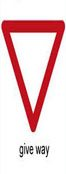
#> input picture 1.jpg, 66 x 174 px
$ python -i project_main.py   (imports and definitions only)
#> lines starting #> are read from the running program, lines starting #| are printed output that depends on the picture; after the words box and inside, x2 and y2 are one past the last pixel; in counts of white or black regions, pixels touching at a corner belong together
import cv2
import sys
import numpy as np
import random

# Image names
images = ["bumpy_road.jpg",
          "dangerous_descendent.jpg",
          "exit.jpg",
          "freeway_entry.jpg",
          "give_way.jpg",
          "go_left.jpg",
          "go_right.jpg",
          "go_straight.jpg",
          "local_destination.jpg",
          "major_road_sign.jpg",
          "no_entry.jpg",
          "no_parking.jpg",
          "stop_sign.jpg",
          "tourist_destination.jpg",
          "traffic_light_ahead.jpg",
          "speed_limit.jpg",
          ]
stage_3_images = ["bumpy_road.png",
                  "give_way.png",
                  "no_parking.png",
                  "stop.png",
                  "tourist_destination.png",
                  "traffic_lights_ahead.png",
                  ]
stage_4_images = ["bumpy_road.png",
                  "circular.png",
                  "sign.png",
                  "traffic.png",
                  ]


class Color:

    def __init__(self, dom_color=None, clrs=[], clrv=[]):
        self.dominant_color = dom_color
        self.colors = clrs
        self.red = clrv[0]
        self.blue = clrv[1]
        self.green = clrv[2]
        self.yellow = clrv[3]
        self.brown = clrv[4]
        self.white = clrv[5]
        self.black = clrv[6]


class Sign:

    def __init__(self, img):
#> called with img = '1.jpg'
        self.image = cv2.imread(img)
#> self.image is the input picture: shape (174, 66, 3); mean B, G, R 209.6, 207.6, 237.3
        self.HSV_img = cv2.cvtColor(self.image, cv2.COLOR_BGR2HSV)
#> self.HSV_img: shape (174, 66, 3); mean H, S, V 64.1, 43.2, 238.2
        self.grey_img = cv2.imread(img, 0)
        self.h = self.image.shape[0]
        self.w = self.image.shape[1]
        self.area = self.h * self.w
        self.findCnts()  # Find the contours of the sign
        self.findShape()
        self.findColours()
        self.findSign()
        self.category_determined = False
        self.type_determined = False

    def findCnts(self):

        # Apply Canny
        self.canned = cv2.Canny(self.grey_img, 150, 150, apertureSize=3)
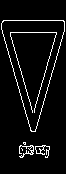
#> self.canned: shape (174, 66); 5.6% white in thin lines or dots, all inside (x1, y1, x2, y2) = (1, 20, 65, 158)

        # Closing structuring element
        kernel = cv2.getStructuringElement(cv2.MORPH_RECT, (2, 2))

        # Close the gaps
        self.closed = cv2.morphologyEx(self.canned, cv2.MORPH_CLOSE, kernel)
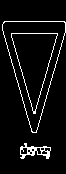
#> self.closed: shape (174, 66); 6.1% white in thin lines or dots, all inside (x1, y1, x2, y2) = (2, 21, 66, 159)

        # Find Contours
        self.contours, self.hierarchy = cv2.findContours(self.closed, cv2.RETR_TREE, cv2.CHAIN_APPROX_SIMPLE)
#> self.contours = 13 contours, 5 with area under 20; largest, box (x1, y1, x2, y2) and area: (2, 21, 66, 133) 3983, (2, 21, 66, 133) 3978, (11, 33, 58, 114) 1908, (11, 33, 58, 112) 1902, (20, 143, 51, 159) 240, (20, 147, 28, 155) 42, (36, 147, 42, 155) 26, (44, 147, 51, 152) 21; self.hierarchy = 13 rows, first 6: [9, -1, 1, -1], [2, -1, -1, 0], [3, 1, -1, 0], [4, 2, -1, 0], [5, 3, -1, 0], [6, 4, -1, 0]

        self.removeBorder()

        self.removeText()

    def removeBorder(self):

        # Find the contours from the Canny rather than the closing
        contours, hierarchy = cv2.findContours(self.canned, cv2.RETR_TREE, cv2.CHAIN_APPROX_SIMPLE)
#> contours = 15 contours, 10 with area under 20; largest, box (x1, y1, x2, y2) and area: (1, 20, 65, 132) 3983, (1, 20, 65, 132) 3978, (35, 145, 50, 158) 51, (35, 146, 44, 154) 38, (19, 145, 34, 158) 34

        # Initialize the mask
        no_border = np.zeros(self.grey_img.shape, np.uint8)

        # Find the borders
        for i, h in enumerate(hierarchy[0]):

            cnt = contours[i]

            # Find the area of the contour
            area = cv2.contourArea(cnt)

            if area == 0:
                # Create a mask with the border
                mask = np.zeros(self.grey_img.shape, np.uint8)
                cv2.drawContours(mask, [cnt], 0, 255, -1)

                # Add the border to the main mask
                no_border = cv2.add(no_border, mask)
#> this loop made 15 passes
#> (h, area) on passes 2, 3, 5, 13, 14: ([4, 0, 2, -1], 51), ([3, -1, -1, 1], 38), ([10, 1, 5, -1], 34.5), ([-1, 10, 13, -1], 3983), ([-1, -1, 14, 12], 3978)
#> pass 1, in removeBorder, `no_border = cv2.add(no_border, mask)`:
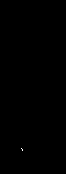
#> no_border: shape (174, 66); 0.03% white in thin lines or dots, all inside (x1, y1, x2, y2) = (21, 148, 23, 151)

        if np.array_equiv(no_border, np.zeros(self.grey_img.shape, np.uint8)):
            pass

        else:
            # Invert thr mask
            no_border_mask = cv2.bitwise_not(no_border)

            # Apply the mask
            no_border_img = cv2.bitwise_and(self.closed, no_border_mask)

            # Change the canned
            self.canned = no_border_img

            # Closing structuring element
            kernel = cv2.getStructuringElement(cv2.MORPH_RECT, (2, 2))
#> kernel = [[1, 1], [1, 1]]

            # Close the gaps
            # self.closed = cv2.morphologyEx(self.canned, cv2.MORPH_CLOSE, kernel)

    def removeText(self):
        # Define the closing structuring element
        kernel_2 = cv2.getStructuringElement(cv2.MORPH_RECT, (3, 3))
#> kernel_2 = [[1, 1, 1], [1, 1, 1], [1, 1, 1]]

        # ----Stage 1----

        # Initialize the mask
        no_text = np.zeros(self.grey_img.shape, np.uint8)

        # Close the main image
        closed_2 = cv2.morphologyEx(self.canned, cv2.MORPH_CLOSE, kernel_2)
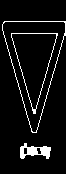
#> closed_2: shape (174, 66); 6.8% white; 3 white regions

        # Find external contours and hierarchy
        contours, hierarchy = cv2.findContours(self.closed, cv2.RETR_EXTERNAL, cv2.CHAIN_APPROX_SIMPLE)
#> contours = 2 contours; box (x1, y1, x2, y2) and area: (2, 21, 66, 133) 3983, (20, 143, 51, 159) 240
        hier = hierarchy[0]

        # Find the text
        for i, h in enumerate(hier):
            cnt = contours[i]
            if cv2.contourArea(cnt) < 0.15 * self.area:
                # Create a mask with the text
                mask = np.zeros(self.grey_img.shape, np.uint8)
                cv2.drawContours(mask, [cnt], 0, 255, -1)
                # Add to the main mask
                no_text = cv2.add(no_text, mask)
#> this loop made 2 passes
#> h on passes 1 to 2: [1, -1, -1, -1], [-1, 0, -1, -1]
#> pass 1, in removeText, `no_text = cv2.add(no_text, mask)`:
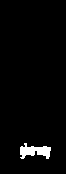
#> no_text: shape (174, 66); 2.5% white; 1 white region, box (x1, y1, x2, y2) and area: (20, 143, 51, 159) 290
        if np.array_equiv(no_text, np.zeros(self.grey_img.shape, np.uint8)):
            # Use the second closing
            self.closed = closed_2

            # Find the contours for the new closed
            self.contours, self.hierarchy = cv2.findContours(self.closed, cv2.RETR_TREE, cv2.CHAIN_APPROX_SIMPLE)
        else:
            # Invert the msak
            no_text_mask = cv2.bitwise_not(no_text)

            # Apply the mask
            no_text_img = cv2.bitwise_and(closed_2, no_text_mask)
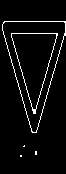
#> no_text_img: shape (174, 66); 4.6% white in thin lines or dots, all inside (x1, y1, x2, y2) = (2, 21, 66, 157)
            # ----Stage 2----

            # Find contours and hierarchy for the new image
            contours, hierarchy = cv2.findContours(no_text_img, cv2.RETR_EXTERNAL, cv2.CHAIN_APPROX_SIMPLE)
#> contours = 4 contours, 3 with area under 20; largest, box (x1, y1, x2, y2) and area: (2, 21, 66, 133) 3986
            hier = hierarchy[0]

            # Initialize the mask
            no_text = np.zeros(self.grey_img.shape, np.uint8)

            # Find the text
            for i, h in enumerate(hier):
                cnt = contours[i]
                if cv2.contourArea(cnt) < 0.02 * self.area:
                    # Create a mask with the text
                    mask = np.zeros(self.grey_img.shape, np.uint8)
                    cv2.drawContours(mask, [cnt], 0, 255, -1)
                    # Add to the main mask
                    no_text = cv2.add(no_text, mask)
#> this loop made 4 passes
#> (h, cnt) on passes 1 to 3: ([1, -1, -1, -1], [[20, 155], [20, 156], [21, 156], [21, 155]]), ([2, 0, -1, -1], [[35, 151], [35, 154], [36, 154], [36, 151]]), ([3, 1, -1, -1], [[24, 145], [23, 146], [24, 146]])
#> pass 3, in removeText, `no_text = cv2.add(no_text, mask)`:
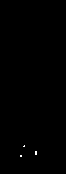
#> no_text: shape (174, 66); 0.13% white in thin lines or dots, all inside (x1, y1, x2, y2) = (20, 145, 37, 157)
                    # pixelpoints = np.transpose(np.nonzero(mask))

            # Invert the mask
            no_text_mask = cv2.bitwise_not(no_text)

            # Apply the mask
            no_text_img = cv2.bitwise_and(no_text_img, no_text_mask)
#> no_text_img: shape (174, 66); 4.4% white in thin lines or dots, all inside (x1, y1, x2, y2) = (2, 21, 66, 133)

            # Use the second closing
            self.closed = no_text_img

            # Find the contours for the new closed
            self.contours, self.hierarchy = cv2.findContours(self.closed, cv2.RETR_TREE, cv2.CHAIN_APPROX_SIMPLE)
#> self.contours = 4 contours; box (x1, y1, x2, y2) and area: (2, 21, 66, 133) 3986, (2, 21, 66, 133) 3978, (11, 33, 58, 114) 1908, (11, 33, 57, 110) 1894; self.hierarchy = [[-1, -1, 1, -1], [-1, -1, 2, 0], [-1, -1, 3, 1], [-1, -1, -1, 2]]

    def findShape(self):
        # Initialise edges value
        self.edges = 0
        try:
            for i, h in enumerate(self.hierarchy[0]):
                # Assign the contour
                cnt = self.contours[i]
                # Find the outer contour
                if h[3] == -1 and h[2] != -1:

                    # Approximate the contour
                    epsilon_1 = 0.025 * cv2.arcLength(cnt, True)
                    approx_1 = cv2.approxPolyDP(cnt, epsilon_1, True)
                    self.edges = len(approx_1)
                    if self.edges == 8:
                        epsilon_2 = 0.01 * cv2.arcLength(cnt, True)
                        approx_2 = cv2.approxPolyDP(cnt, epsilon_2, True)
                        self.edges = len(approx_2)
                    break
#> this loop made 1 pass
#> (h, epsilon_1, approx_1) on pass 1: ([-1, -1, 1, -1], 7.82, [[4, 21], [36, 132], [65, 21]])
        except:
            pass
        if self.edges == 3:
            self.shape = "Triangle"
        elif self.edges == 4:
            self.shape = "Rectangle"
        elif self.edges == 8:
            self.shape = "Octagon"
        elif self.edges > 8:
            self.shape = "Circle"
        else:
            self.shape = "Undetermined"

    def findColours(self):

        red = 0
        yellow = 0
        blue = 0
        brown = 0
        green = 0
        white = 0
        black = 0
        colors = []
        dom_clr = ""
        for i in range(self.h):
            for j in range(self.w):
                point = self.HSV_img[i][j]
                if point[2] < 30:
                    black = black + 1
                elif point[1] < 30:
                    white = white + 1
                elif (5 >= point[0] >= 0) or (180 >= point[0] >= 165):
                    red = red + 1
                elif 15 >= point[0] >= 5:
                    brown = brown + 1
                elif 30 >= point[0] >= 20:
                    yellow = yellow + 1
                elif 85 >= point[0] >= 65:
                    green = green + 1
                elif 150 >= point[0] >= 90:
                    blue = blue + 1
#> after the loop, black = 13; blue = 0; brown = 4; green = 0; red = 2386; white = 9051; yellow = 0

        dominant_color = max(red, brown, yellow, green, blue)
#> dominant_color = 2386

        if dominant_color == red:
            dom_clr = "red"
        elif dominant_color == brown:
            dom_clr = "brown"
        elif dominant_color == yellow:
            dom_clr = "yellow"
        elif dominant_color == green:
            dom_clr = "green"
        elif dominant_color == blue:
            dom_clr = "blue"
        else:
            dom_clr = "not defined"
        if yellow > 0.01 * self.area:
            colors.append("yellow")
        if blue > 0.02 * self.area:
            colors.append("blue")
        if brown > 0.04 * self.area:
            colors.append("brown")
        if green > 0.01 * self.area:
            colors.append("green")
        if red > 0.23 * self.area:
            colors.append("red")
        if 0.4 * self.area > black > 0.015 * self.area:
            colors.append("black")

        clr = Color(dom_clr, colors, [red, blue, green, yellow, brown, white, black])
        self.color = clr

    def findSign(self):

        # Based on colors alone
        if 'brown' in self.color.colors:
            self.category = "Information Sign"
            self.type = "Tourist Destination"
        elif 'yellow' in self.color.colors:
            if 'green' in self.color.colors:
                self.category = "Warning Sign"
                self.type = "Traffic Lights Ahead"
            else:
                self.category = "Information Sign"
                self.type = "Exit"
        elif 'green' in self.color.colors:
            self.category = "Information Sign"
            self.type = "Major Road Sign"
        elif set(['red', 'blue']).issubset(set(self.color.colors)):
            self.category = "Prohibitory Signs"
            self.type = "No Parking"
        elif self.edges == 3:
            if 'yellow' in self.color.colors:
                self.category = "Warning Sign"
                self.type = "Traffic Lights Ahead"
            elif 'black' in self.color.colors:
                self.category = "Warning Sign"
                self.findTri()
            else:
                self.category = "Prohibitory Signs"
                self.type = "Give Way"
        elif self.edges == 4:
            self.category = "Information Sign"

            if 'yellow' in self.color.colors:
                self.type = "Exit"
            elif "blue" in self.color.colors:
                self.type = "Freeway Entry"
            elif "green" in self.color.colors:
                self.type = "Major Road Sign"
            else:
                self.type = "Undetermined"
        elif self.edges == 5:
            self.category = "Information Sign"
            if 'brown' in self.color.colors:
                self.type = "Tourist Destination"
            else:
                self.type = "Local Destination"
        elif self.edges == 8:
            self.category = "Prohibitory Signs"
            self.type = "Stop"
        elif self.edges > 8:
            if 'red' in self.color.colors:
                self.category = "Prohibitory Signs"
                if 'blue' in self.color.colors:
                    self.type = "No Parking"
                else:
                    self.type = "No Entry"
            elif 'blue' in self.color.colors:
                self.category = "Direction Sings"
                self.findOrientation()
            else:
                self.category = "Information Signs"
                self.type = "End Speed Limit"
        else:
            self.category = "Undetermined"
            self.type = "Undetermined"

    # [144 lines left out: functions findTri, findOrientation, stage1, stage2, stage3, stage4, not called in this run]

>>> result = Sign('1.jpg').findCnts()
#> in findCnts (call 2), `self.contours, self.hierarchy = cv2.findContours(self.closed, cv2.RETR..`: self.contours = 13 contours, 5 with area under 20; largest, box (x1, y1, x2, y2) and area: (2, 21, 66, 133) 3983, (2, 21, 66, 133) 3978, (11, 33, 58, 114) 1908, (11, 33, 58, 112) 1902, (20, 143, 51, 159) 240, (20, 147, 28, 155) 42, (36, 147, 42, 155) 26, (44, 147, 51, 152) 21; self.hierarchy = 13 rows, first 6: [9, -1, 1, -1], [2, -1, -1, 0], [3, 1, -1, 0], [4, 2, -1, 0], [5, 3, -1, 0], [6, 4, -1, 0]
#> the loop in removeBorder (call 2), `for i, h in enumerate(hierarchy[0]): ` made 15 passes
#> in removeText (call 2), `contours, hierarchy = cv2.findContours(self.closed, cv2.RETR_EXTERNAL,..`: contours = 2 contours; box (x1, y1, x2, y2) and area: (2, 21, 66, 133) 3983, (20, 143, 51, 159) 240
#> the loop in removeText (call 2), `for i, h in enumerate(hier):` made 2 passes
#> in removeText (call 2), `contours, hierarchy = cv2.findContours(no_text_img, cv2.RETR_EXTERNAL,..`: contours = 4 contours, 3 with area under 20; largest, box (x1, y1, x2, y2) and area: (2, 21, 66, 133) 3986
#> the loop in removeText (call 2), `for i, h in enumerate(hier):` made 4 passes
#> in removeText (call 2), `self.contours, self.hierarchy = cv2.findContours(self.closed, cv2.RETR..`: self.contours = 4 contours; box (x1, y1, x2, y2) and area: (2, 21, 66, 133) 3986, (2, 21, 66, 133) 3978, (11, 33, 58, 114) 1908, (11, 33, 57, 110) 1894; self.hierarchy = [[-1, -1, 1, -1], [-1, -1, 2, 0], [-1, -1, 3, 1], [-1, -1, -1, 2]]

$ run again, on 3.jpg
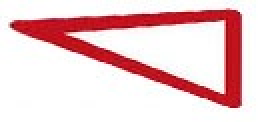
#> input picture 3.jpg, 132 x 61 px (shown 2 times larger)
#> in __init__, self.image is the input picture: shape (61, 132, 3); mean B, G, R 205.5, 203.1, 237.9
#> self.HSV_img: shape (61, 132, 3); mean H, S, V 79, 49.8, 238.5
#> in findCnts, `self.canned = cv2.Canny(self.grey_img, 150, 150, apertureSize=3)`:
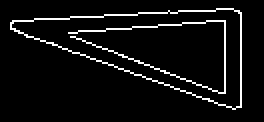
#> self.canned: shape (61, 132) (shown 2 times larger); 6% white in thin lines or dots, all inside (x1, y1, x2, y2) = (5, 4, 121, 55)
#> in findCnts, `self.closed = cv2.morphologyEx(self.canned, cv2.MORPH_CLOSE, kernel)`:
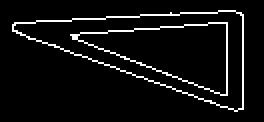
#> self.closed: shape (61, 132) (shown 2 times larger); 6% white in thin lines or dots, all inside (x1, y1, x2, y2) = (6, 5, 122, 56)
#> in findCnts, `self.contours, self.hierarchy = cv2.findContours(self.closed, cv2.RETR..`: self.contours = 4 contours; box (x1, y1, x2, y2) and area: (6, 5, 122, 56) 3199, (6, 5, 122, 56) 3189, (35, 11, 114, 48) 1494, (38, 11, 114, 48) 1486; self.hierarchy = [[-1, -1, 1, -1], [-1, -1, 2, 0], [-1, -1, 3, 1], [-1, -1, -1, 2]]
#> in removeBorder, `contours, hierarchy = cv2.findContours(self.canned, cv2.RETR_TREE, cv2..`: contours = 3 contours, 1 with area under 20; largest, box (x1, y1, x2, y2) and area: (5, 4, 121, 55) 3199, (5, 4, 121, 55) 3190
#> the loop in removeBorder, `for i, h in enumerate(hierarchy[0]): ` made 3 passes
#> (h, area) on passes 1 to 2: ([-1, -1, 1, -1], 3199), ([-1, -1, 2, 0], 3190)
#> kernel_2 = [[1, 1, 1], [1, 1, 1], [1, 1, 1]]
#> in removeText, `contours, hierarchy = cv2.findContours(self.closed, cv2.RETR_EXTERNAL,..`: contours = 1 contour; box (x1, y1, x2, y2) and area: (6, 5, 122, 56) 3199
#> the loop in removeText, `for i, h in enumerate(hier):` made 1 pass
#> h on pass 1: [-1, -1, -1, -1]
#> in removeText, `self.contours, self.hierarchy = cv2.findContours(self.closed, cv2.RETR..`: self.contours = 4 contours; box (x1, y1, x2, y2) and area: (5, 4, 121, 55) 3199, (6, 4, 121, 54) 3184, (34, 10, 113, 47) 1494, (38, 10, 113, 47) 1483
#> the loop in findShape, `for i, h in enumerate(self.hierarchy[0]):` made 1 pass
#> (h, epsilon_1, approx_1) on pass 1: ([-1, -1, 1, -1], 7.54, [[120, 53], [119, 5], [5, 11]])
#> after the loop in findColours, `for i in range(self.h):`: black = 0; brown = 1; green = 0; red = 1931; white = 6120; yellow = 0
#> dominant_color = 1931
#> in findCnts (call 2), `self.contours, self.hierarchy = cv2.findContours(self.closed, cv2.RETR..`: self.contours = 4 contours; box (x1, y1, x2, y2) and area: (6, 5, 122, 56) 3199, (6, 5, 122, 56) 3189, (35, 11, 114, 48) 1494, (38, 11, 114, 48) 1486
#> the loop in removeBorder (call 2), `for i, h in enumerate(hierarchy[0]): ` made 3 passes
#> the loop in removeText (call 2), `for i, h in enumerate(hier):` made 1 pass
#> in removeText (call 2), `self.contours, self.hierarchy = cv2.findContours(self.closed, cv2.RETR..`: self.contours = 4 contours; box (x1, y1, x2, y2) and area: (5, 4, 121, 55) 3199, (6, 4, 121, 54) 3184, (34, 10, 113, 47) 1494, (38, 10, 113, 47) 1483
